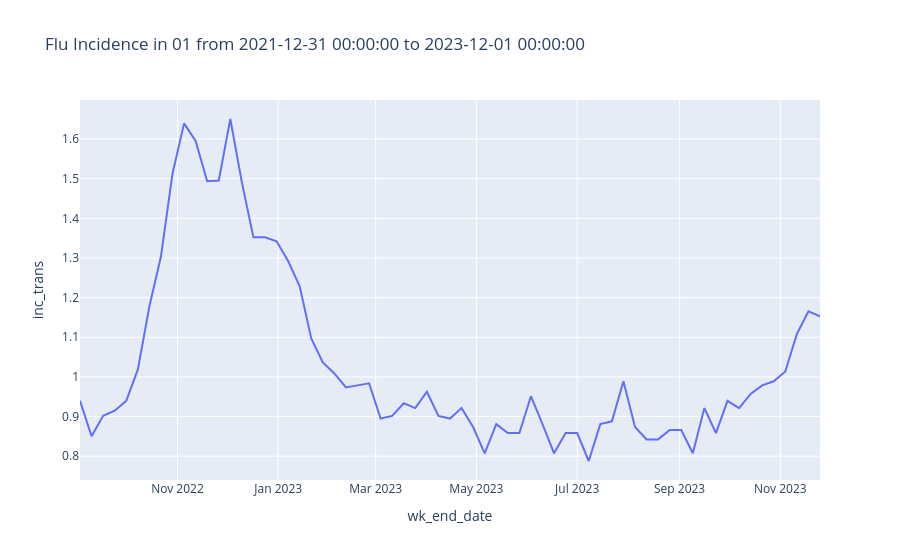

The cell this chart's notebook holds for it:
### Code cell
fig = px.line(state_data, x=time_var, y=target, title=f'Flu Incidence in {group_value} from {min_date} to {max_date}')

fig.show()

### Figure 1 — Plotly figure (JSON) as saved in the notebook; plotly's stock layout.template omitted (floating-point values rounded to 4 significant figures; data arrays with more than 128 entries replaced by an {"elided": "..."} marker saying what was removed)
{"data": [{"hovertemplate": "wk_end_date=%{x}<br>inc_trans=%{y}<extra></extra>", "legendgroup": "", "line": {"color": "#636efa", "dash": "solid"}, "marker": {"symbol": "circle"}, "mode": "lines", "name": "", "orientation": "v", "showlegend": false, "type": "scatter", "x": {"elided": "195 str values"}, "xaxis": "x", "y": {"elided": "195 float values"}, "yaxis": "y"}], "layout": {"legend": {"tracegroupgap": 0}, "title": {"text": "Flu Incidence in 01 from 2021-12-31 00:00:00 to 2023-12-01 00:00:00"}, "xaxis": {"anchor": "y", "domain": [0, 1], "title": {"text": "wk_end_date"}}, "yaxis": {"anchor": "x", "domain": [0, 1], "title": {"text": "inc_trans"}}}}
